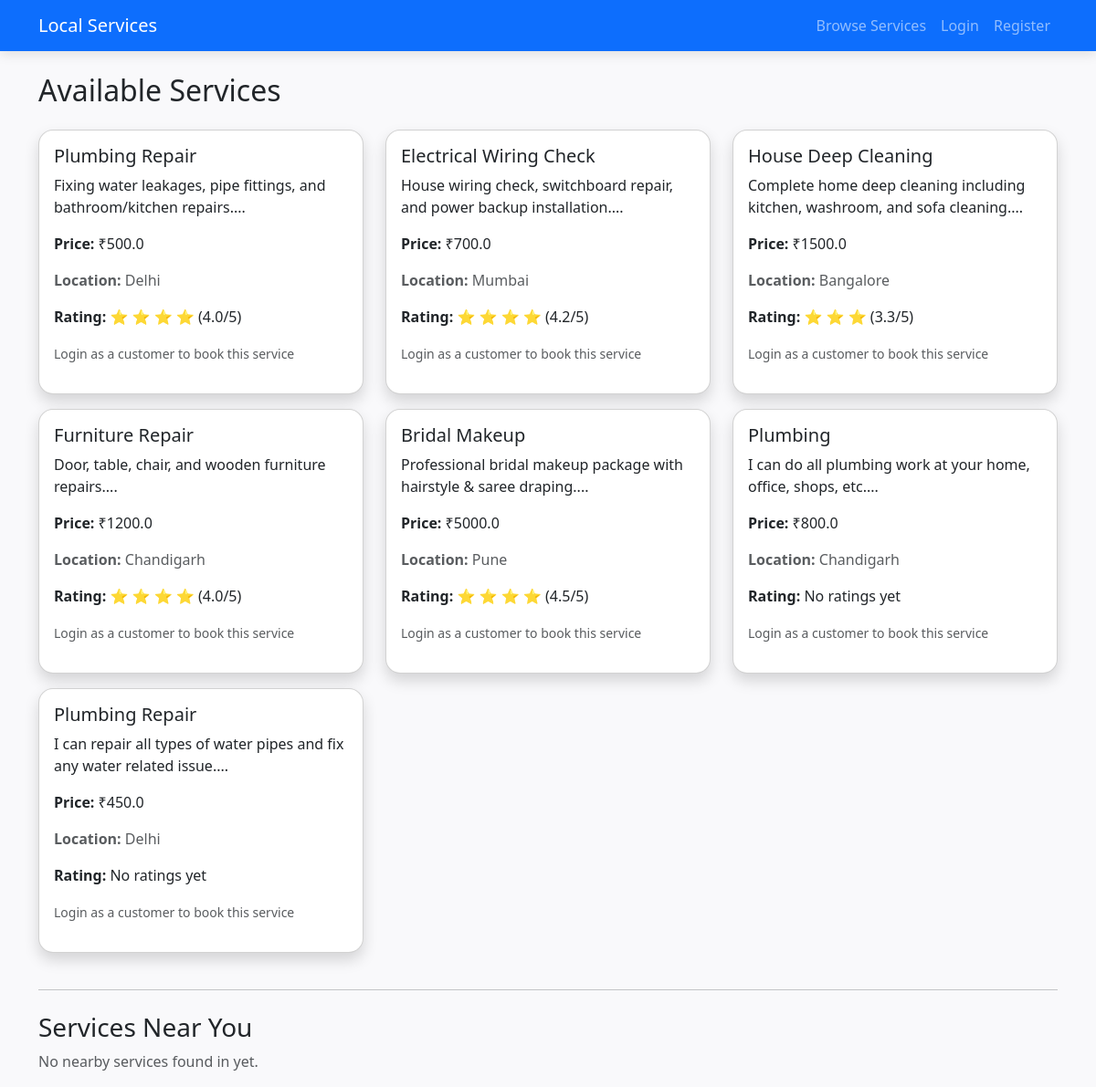
The page / on the database its author committed.
### app.py (models this page shows)
class Service(db.Model):
    id = db.Column(db.Integer, primary_key=True)
    provider_id = db.Column(db.Integer, db.ForeignKey('user.id'), nullable=False)
    name = db.Column(db.String(100), nullable=False)
    description = db.Column(db.Text, nullable=False)
    price = db.Column(db.Float, nullable=False)
    location = db.Column(db.String(100), nullable=False)
    is_available = db.Column(db.Boolean, default=True)
    provider = db.relationship('User', backref='services')
    @property
    def avg_rating(self):
        avg = db.session.query(func.avg(Booking.rating)).filter(
            Booking.service_id == self.id,
            Booking.rating > 0
        ).scalar()
        return round(avg, 1) if avg else 0

### app.py (the view)
@app.route('/')
def index():
    services = Service.query.filter_by(is_available=True).all()
    nearby_services = []
    if current_user.is_authenticated and current_user.location:
        nearby_services = Service.query.filter(
            Service.location.contains(current_user.location),
            Service.is_available == True
        ).all()
    return render_template(
        'index.html',
        services=services,
        nearby_services=nearby_services
    )

### app.py (called while the page is built)
@app.context_processor
def inject_provider_notifications():
    pending_count = 0
    if current_user.is_authenticated and current_user.role == "provider":
        pending_count = Booking.query.filter_by(provider_id=current_user.id, status="Pending").count()
    return dict(provider_pending_count=pending_count)

### templates/index.html
{% extends "base.html" %}
{% block content %}
<h2 class="mb-4">Available Services</h2>
<div class="row">
    {% if services %}
        {% for service in services %}
        <div class="col-md-4 mb-3">
            <div class="card shadow">
                <div class="card-body">
                    <h5 class="card-title">{{ service.name }}</h5>
                    <p class="card-text">{{ service.description[:100] }}...</p>
                    <p><strong>Price:</strong> ₹{{ service.price }}</p>
                    <p class="text-muted"><strong>Location:</strong> {{ service.location }}</p>
                    <p>
                        <strong>Rating:</strong>
                        {% if service.avg_rating > 0 %}
                            {% for i in range(service.avg_rating|round|int) %}
                                ⭐
                            {% endfor %}
                            ({{ service.avg_rating }}/5)
                        {% else %}
                            No ratings yet
                        {% endif %}
                    </p>
                    {% if current_user.is_authenticated and current_user.role == 'customer' %}
                        <a href="{{ url_for('book', service_id=service.id) }}" class="btn btn-primary btn-sm">Book Now</a>
                        <a href="{{ url_for('hire', service_id=service.id) }}" class="btn btn-warning btn-sm ms-2">Rate Now</a>
                    {% else %}
                        <p class="text-muted"><small>Login as a customer to book this service</small></p>
                    {% endif %}
                </div>
            </div>
        </div>
        {% endfor %}
    {% else %}
        <p class="text-muted">No services available right now.</p>
    {% endif %}
</div>
<hr class="my-4">
<h3 class="mt-4">Services Near You</h3>
{% if nearby_services and nearby_services|length > 0 %}
<div class="row">
    {% for service in nearby_services %}
    <div class="col-md-4 mb-3">
        <div class="card shadow-sm">
            <div class="card-body">
                <h5 class="card-title">{{ service.name }}</h5>
                <p class="card-text">{{ service.description[:80] }}...</p>
                <p><strong>Price:</strong> ₹{{ service.price }}</p>
                <p class="text-muted"><strong>Location:</strong> {{ service.location }}</p>
                {% if current_user.is_authenticated and current_user.role == 'customer' %}
                    <a href="{{ url_for('book', service_id=service.id) }}" class="btn btn-success btn-sm">Book Now</a>
                {% else %}
                    <p class="text-muted"><small>Login as a customer to book this service</small></p>
                {% endif %}
            </div>
        </div>
    </div>
    {% endfor %}
</div>
{% else %}
<p class="text-muted">No nearby services found in {{ current_user.location }} yet.</p>
{% endif %}
{% endblock %}

### static/css/style.css (style rules this page uses)
body { background-color: #f9f9fb; font-family: 'Segoe UI', sans-serif; }
.card { border-radius: 1rem; transition: transform 0.2s ease, box-shadow 0.3s ease; }

### rows shown on the page
Service: name "Plumbing Repair", description "Fixing water leakages, pipe fittings, and bathroom/kitchen repairs.", price "500.0", location "Delhi", avg_rating "4.0"
Service: name "Electrical Wiring Check", description "House wiring check, switchboard repair, and power backup installation.", price "700.0", location "Mumbai", avg_rating "4.2"
Service: name "House Deep Cleaning", description "Complete home deep cleaning including kitchen, washroom, and sofa cleaning.", price "1500.0", location "Bangalore", avg_rating "3.3"
Service: name "Furniture Repair", description "Door, table, chair, and wooden furniture repairs.", price "1200.0", location "Chandigarh", avg_rating "4.0"
Service: name "Bridal Makeup", description "Professional bridal makeup package with hairstyle & saree draping.", price "5000.0", location "Pune", avg_rating "4.5"
Service: name "Plumbing", description "I can do all plumbing work at your home, office, shops, etc.", price "800.0", location "Chandigarh", shows "No ratings yet"
Service: name "Plumbing Repair", description "I can repair all types of water pipes and fix any water related issue.", price "450.0", location "Delhi", shows "No ratings yet"
